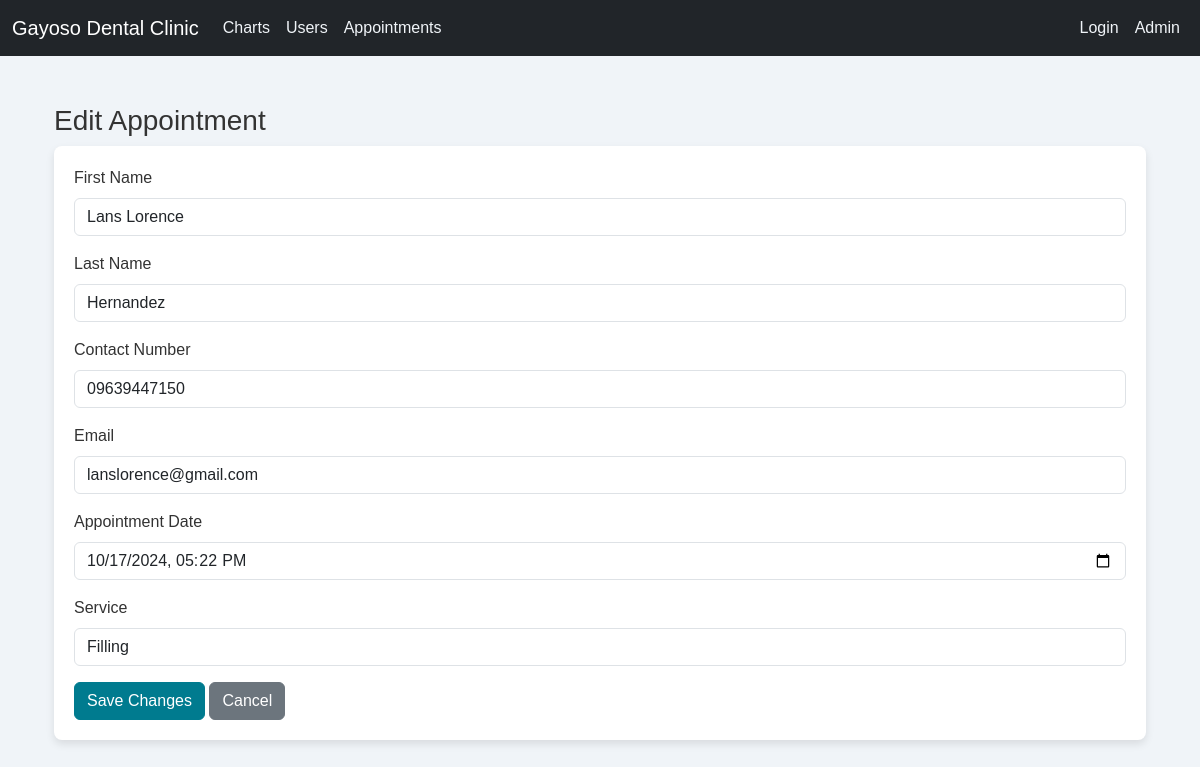
The app's page /admin/edit_appointment.php?id=4 (signed in) with its own data.
### tables this page shows
CREATE TABLE `appointments` (
  `appointment_id` int(11) NOT NULL,
  `patient_id` int(11) DEFAULT NULL,
  `appointment_date` datetime DEFAULT NULL,
  `created_at` datetime DEFAULT current_timestamp(),
  `service_id` int(11) DEFAULT NULL,
  `status` varchar(20) NOT NULL DEFAULT 'Pending'
);

CREATE TABLE `patients` (
  `patient_id` int(11) NOT NULL,
  `first_name` varchar(50) NOT NULL,
  `last_name` varchar(50) NOT NULL,
  `email` varchar(100) DEFAULT NULL,
  `phone` varchar(15) DEFAULT NULL,
  `created_at` datetime DEFAULT current_timestamp()
);

CREATE TABLE `services` (
  `service_id` int(11) NOT NULL,
  `service_name` varchar(255) NOT NULL
);

### admin/edit_appointment.php (the view, shortened to what this page needs)
<?php
require_once '../config/db_config.php';
$appointment_id = isset($_GET['id']) ? (int)$_GET['id'] : 0;
$sql = "SELECT a.appointment_id, p.first_name, p.last_name, p.phone, p.email, a.appointment_date, s.service_name, a.status, a.service_id
        FROM appointments a
        JOIN patients p ON a.patient_id = p.patient_id
        JOIN services s ON a.service_id = s.service_id
        WHERE a.appointment_id = :appointment_id";
$query = $conn->prepare($sql);
$query->execute([':appointment_id' => $appointment_id]);
$appointment = $query->fetch(PDO::FETCH_ASSOC);
$services_query = $conn->query("SELECT service_id, service_name FROM services");
$services = $services_query->fetchAll(PDO::FETCH_ASSOC);
?>
<!DOCTYPE html>
<html lang="en">
<head>
    <link href="https://cdn.jsdelivr.net/npm/bootstrap@5.3.0/dist/css/bootstrap.min.css" rel="stylesheet">
    <link href="../assets/css/style.css" rel="stylesheet">
</head>
<body>
    <?php include '../admin/includes/header.php'; ?>
    <div class="container mt-5">
        <h3>Edit Appointment</h3>
        <form method="POST">
            <div class="mb-3">
                <label for="first_name" class="form-label">First Name</label>
                <input type="text" class="form-control" id="first_name" name="first_name" value="<?php echo htmlspecialchars($appointment['first_name']); ?>" required>
            </div>
            <div class="mb-3">
                <label for="last_name" class="form-label">Last Name</label>
                <input type="text" class="form-control" id="last_name" name="last_name" value="<?php echo htmlspecialchars($appointment['last_name']); ?>" required>
            </div>
            <div class="mb-3">
                <label for="phone" class="form-label">Contact Number</label>
                <input type="text" class="form-control" id="phone" name="phone" value="<?php echo htmlspecialchars($appointment['phone']); ?>" required>
            </div>
            <div class="mb-3">
                <label for="email" class="form-label">Email</label>
                <input type="email" class="form-control" id="email" name="email" value="<?php echo htmlspecialchars($appointment['email']); ?>" required>
            </div>
            <div class="mb-3">
                <label for="appointment_date" class="form-label">Appointment Date</label>
                <input type="datetime-local" class="form-control" id="appointment_date" name="appointment_date" value="<?php echo date('Y-m-d\TH:i', strtotime($appointment['appointment_date'])); ?>" required>
            </div>
            <div class="mb-3">
                <label for="service_id" class="form-label">Service</label>
                <select class="form-control" id="service_id" name="service_id" required>
                    <?php foreach ($services as $service): ?>
                        <option value="<?php echo $service['service_id']; ?>" <?php echo $service['service_id'] == $appointment['service_id'] ? 'selected' : ''; ?>>
                            <?php echo htmlspecialchars($service['service_name']); ?>
                        </option>
                    <?php endforeach; ?>
                </select>
            </div>
            <button type="submit" class="btn btn-primary">Save Changes</button>
            <a href="appointments.php" class="btn btn-secondary">Cancel</a>
        </form>
    </div>
</body>
</html>

### assets/css/style.css (style rules this page uses)
body { background-color: #f0f4f8; color: #333; font-family: 'Arial', sans-serif; margin-bottom: 50px; }
form { background-color: #ffffff; padding: 20px; border-radius: 8px; box-shadow: 0px 4px 8px rgba(0, 0, 0, 0.1); }
.btn-primary { background-color: #007b8f; border-color: #007b8f; transition: background-color 0.3s; }
* { transition: all 0.3s ease-in-out; }

### records on screen
appointments: first_name "Lans Lorence", last_name "Hernandez", phone "09639447150", email "lanslorence@gmail.com", appointment_date "10/17/2024 17:22", service_id "Filling"
